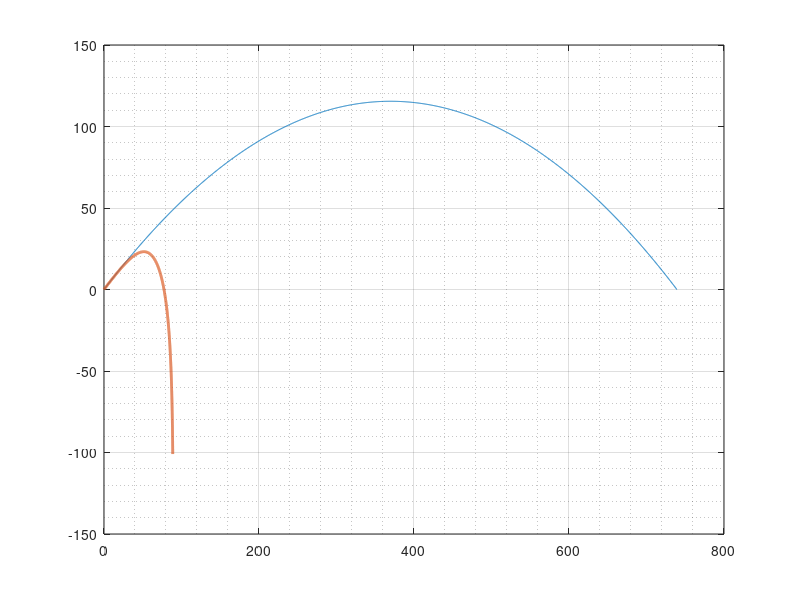

MATLAB code for this plot: (Note: this script raises an error after producing the figure.)
%Ritvik Verma
%Project 2
%Phase 5
%Modelling a home run hit with air resistance
%Exploring results 

clear
clf

v0mph = 112;   % exit velocity in mph 
phi0deg = 32;    % launch angle in degrees 
C = input('Enter value for C: ');
m = 0.145;      %mass of the baseball in kg
A = 0.0042;     %cross-section area of baseball units in m^2
p = 1.225;      %density of air units in kg/m^3

x0 = 0;         %start coordinates of ball 
y0 = 0;
g = 10;     % gravitational constant in N/kg

mph2mps = 5280 * 12 * 2.54 / 100 / 3600;   % mph to m/s conversion
deg2rad = pi()/180;   % degrees to radians

v0 = v0mph * mph2mps;  
phi0 = phi0deg * deg2rad;

v0x = v0*cos(phi0);   % x-component of v0
v0y = v0*sin(phi0);   % y-component of v0

% ----- compute some useful characteristics of trajectory -----

tH = v0y/g;    % time to reach max. height
tLand = 2*tH;   % time to land (time of flight)

H = tH * v0y/2;   % max. height
R = v0x * tLand;   % range

m2ft = 3.28084;     %conversion constant from meter to ft

% ----- set up a time array, compute x(t), y(t) analytically -----

tmin = 0; 
tmax = tLand; 
N = 2000;   % intervals

t = linspace(tmin, tmax, N+1);   % time array, connects x(t) with y(t)

xt = (x0 + v0x*t)*m2ft;   
yt = (y0 + v0y*t - (1/2)*g*t.^2)*m2ft;   

% ----- numeric solution -----

dt = (tmax-tmin)/N;
y = zeros(1, N+1);   % initialize y(t)

y(1) = y0;
x(1) = x0;
vy = v0y;       %setting initial velocities and positions for x and y
vx = v0x;

D = 0.5*C*p*A; %positive constant in drag force

for n = 1:N   % stop at N
    v = sqrt(vx^2 + vy^2);
    Fnet_x = 0 - D*vx*v;     
    Fnet_y = -m*g - D*vy*v; 
    ax = Fnet_x/m;
    ay = Fnet_y/m;   
    y(n+1) = y(n) + vy*dt + (1/2)*ay*dt^2;
    vy = vy + ay*dt;
    x(n+1) = x(n) + vx*dt + (1/2)*ax*dt^2;
    vx = vx + ax*dt;
    
    if y(n)/y(n+1) <= 0
        time_of_flight_s = t(n); 
        xf = x(n);  %distance where the ratio is negative i.e when ball hit
                    %the ground
        vf = v;     %velocity when the ball approaches the ground
    end
end

x_ft = x*m2ft;
y_ft = y*m2ft;

time_of_flight_s            %units in s
max_height_ft = max(y_ft)   %units in ft
range_ft = xf*m2ft          %units in ft
final_speed_mph = vf/mph2mps    %units in mph
energyLost_J = 0.5*m*(v0^2 - vf^2)  %units in J

%the time taken, range, and maximum height of the ball are the same as what
%was found in the excel file

if C == 0
    checkSum_y = sum(abs(y_ft-yt)) 
    checkSum_x = sum(abs(x_ft-xt))
end
%---------------plotting the trajectory---------------

plot(xt, yt, x_ft, y_ft,'LineWidth', 2) 
grid on
set(gca,'XMinorGrid','on');
set(gca,'YMinorGrid','on');
ax = gca; ax.FontSize = 16; 
ax.GridAlpha = 0.4;
ax.MinorGridAlpha = 0.5;

ylim([0 150])
title({'ECE 202, Project 2, Phase 5: Trajectory of a baseball', ...
    'drag vs without drag'}, 'FontSize', 22)
xlabel('x (ft)', 'FontSize', 18)   
ylabel('y (ft)', 'FontSize', 18)
str1 = sprintf('with drag and C = %g',C);
legend({'without drag', str1}, ...
    'FontSize', 18)

T0 = 5.7;
H0 = 114;
R0 = 446;

error_percentage_time_of_flight = 100*(time_of_flight_s - T0)/T0
error_percentage_max_height = 100*(max_height_ft - H0)/H0
error_percentage_range = 100*(range_ft - R0)/R0

%The error percentages for maximum height and time of flight are higher
%than the range of the baseball. Which means this value of C is only
%useful to estimate the range for the baseball. A scope of error can be
%that in real life the ball was struck from a height greater than 0, which
%was the starting point taken in this investigation.


